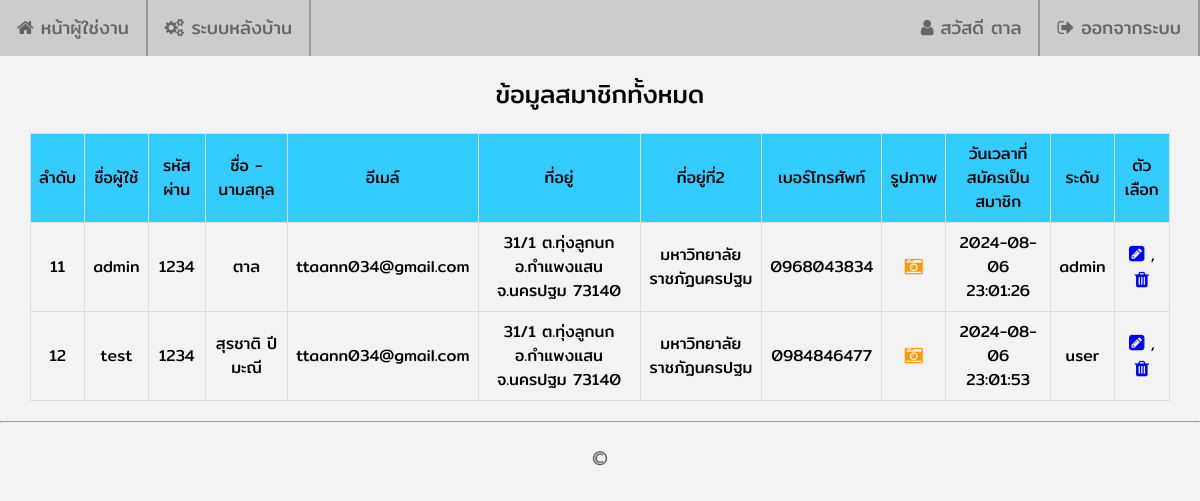
The page /admin/member.php (signed in) on the database as committed earlier.
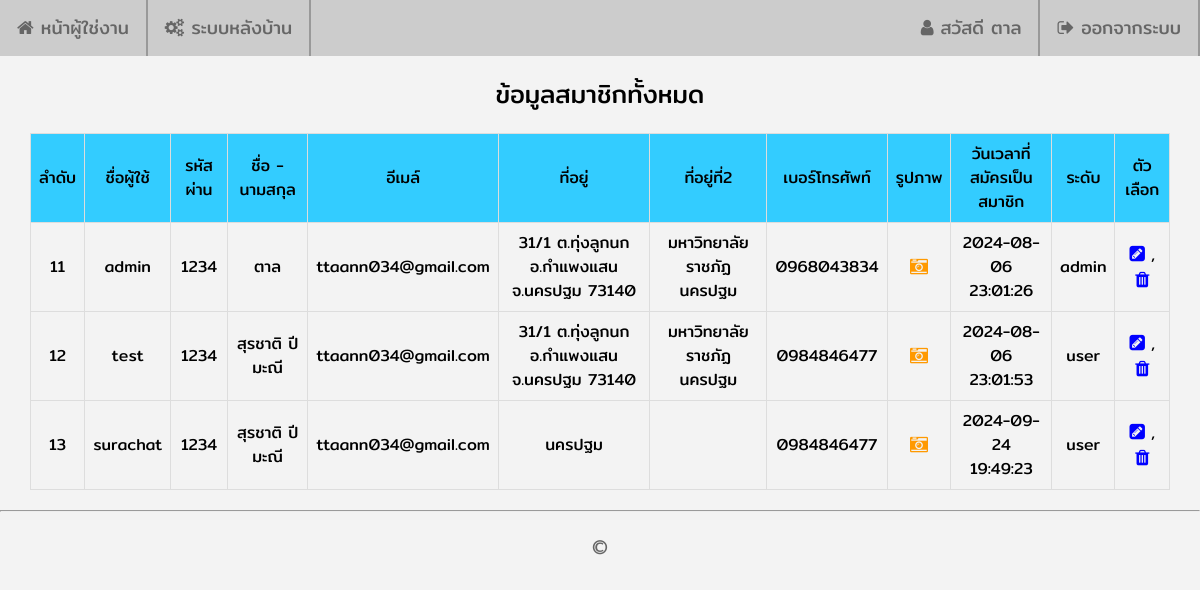
The same page on the database as committed later.
### tables this page shows
CREATE TABLE `member` (
  `member_id` int(10) NOT NULL,
  `member_username` varchar(30) NOT NULL,
  `member_password` varchar(30) NOT NULL,
  `member_name` varchar(100) NOT NULL,
  `member_email` varchar(100) NOT NULL,
  `member_address` text NOT NULL,
  `member_address2` text NOT NULL,
  `member_tel` varchar(10) NOT NULL,
  `member_img` text NOT NULL,
  `member_date` datetime NOT NULL,
  `member_level` enum('user','admin') NOT NULL DEFAULT 'user'
);

### admin/member.php (the view, shortened to what this page needs)
<?php
    require_once('../connections/mysqli.php');
    $strSQL2 = "SELECT * FROM member";
    $objQuery2 = mysqli_query($Connection,$strSQL2);
?>
<!DOCTYPE html>
<html lang="en">
<head>
  <link rel="stylesheet" href="https://cdnjs.cloudflare.com/ajax/libs/font-awesome/4.7.0/css/font-awesome.min.css">
  <link rel="stylesheet" type="text/css" href="../assets/css/body.css">
  <link rel="stylesheet" type="text/css" href="../assets/css/navigationbar.css">
  <link rel="stylesheet" type="text/css" href="../assets/css/shop.css">
</head>
<body>
  <?php include '../includes/navbar_admin.php';?>
  <div class="shop_div_10">
    <span class="shop_span_7_2">ข้อมูลสมาชิกทั้งหมด</span>
    <table class="shop_table_1">
      <tr>
        <td bgcolor="#33CCFF">ลำดับ</td>
        <td bgcolor="#33CCFF">ชื่อผู้ใช้</td>
        <td bgcolor="#33CCFF">รหัสผ่าน</td>
        <td bgcolor="#33CCFF">ชื่อ - นามสกุล</td>
        <td bgcolor="#33CCFF">อีเมล์</td>
        <td bgcolor="#33CCFF">ที่อยู่</td>
        <td bgcolor="#33CCFF">ที่อยู่ที่2</td>
        <td bgcolor="#33CCFF">เบอร์โทรศัพท์</td>
        <td bgcolor="#33CCFF">รูปภาพ</td>
        <td bgcolor="#33CCFF">วันเวลาที่สมัครเป็นสมาชิก</td>
        <td bgcolor="#33CCFF">ระดับ</td>
        <td bgcolor="#33CCFF">ตัวเลือก</td>
      </tr>
      <?php
      while ($objResult2 = mysqli_fetch_array($objQuery2,MYSQLI_ASSOC)) {
      ?>
      <tr>
        <td><?php echo $objResult2["member_id"];?></td>
        <td><?php echo $objResult2["member_username"];?></td>
        <td><?php echo $objResult2["member_password"];?></td>
        <td><?php echo $objResult2["member_name"];?></td>
        <td><?php echo $objResult2["member_email"];?></td>
        <td><?php echo nl2br($objResult2["member_address"]);?></td>
        <td><?php echo nl2br($objResult2["member_address2"]);?></td>
        <td><?php echo $objResult2["member_tel"];?></td>
        <td><a class="shop_a_4" href="../images/member/<?php echo $objResult2["member_img"]; ?>" target="_blank"><i class="fa fa-camera-retro"></i></a></td>
        <td><?php echo $objResult2["member_date"];?></td>
        <td><?php echo $objResult2["member_level"];?></td>
        <td><a class="shop_a_3" href="member_edit.php?member_id=<?php echo $objResult2["member_id"];?>"><i class="fa fa-pencil-square"></i></a> , <a class="shop_a_3" href="JavaScript:if(confirm('คุณต้องการลบข้อมูลใช่หรือไม่')==true){window.location='member_delete.php?member_id=<?php echo $objResult2["member_id"];?>';}"><i class="fa fa-trash"></i></a></td>
      </tr>
      <?php
      }
      ?>
    </table>
  </div>
  <hr>
  <?php include '../includes/footer.php';?>
</body>
</html>

### includes/navbar_admin.php (shortened to what this page needs)
<ul>
<li><a href="../index.php"><i class="fa fa-home"></i> หน้าผู้ใช่งาน</a></li>
  <?php
  if ($_SESSION != NULL) {
  ?>
  <?php
  if ($_SESSION['member_level'] == "admin") {
  ?>
  <li><a href="index.php"><i class="fa fa-cogs"></i> ระบบหลังบ้าน</a></li>
  <?php
  }
  ?>
  <li style="float:right"><a href="../logout.php"><i class="fa fa-sign-out"></i> ออกจากระบบ</a></li>
  <li style="float:right"><a href=""><i class="fa fa-user"></i> สวัสดี  <?php echo $_SESSION["member_name"]; ?></a></li>
  <?php
  }
  ?>
</ul>

### includes/footer.php
<div class="shop_div_2">
  <span class="shop_span_2"> &copy; </span>
</div>

### assets/css/body.css (style rules this page uses)
body { font-family: mitrregular; background-color: #f3f3f3; margin-left: 0px; margin-top: 0px; margin-right: 0px; margin-bottom: 0px; }

### assets/css/navigationbar.css (style rules this page uses)
ul { list-style-type: none; margin: 0; padding: 0; overflow: hidden; background-color: #CCC; }
li { float: left; border-right: 2px solid #999; }
li a { display: block; color: #666; text-align: center; padding: 15px 17px; text-decoration: none; font-size: 18px; }

### assets/css/shop.css (style rules this page uses)
div.shop_div_2 { display: block; margin: auto; margin-top: 20px; margin-bottom: 20px; text-align: center; }
div.shop_div_10 { display: block; margin: auto; margin-top: 20px; margin-bottom: 20px; width: 95%; text-align: center; }
span.shop_span_2 { display: block; color: #666; font-size: 20px; }
span.shop_span_7_2 { display: block; color: #000; font-size: 25px; margin-bottom: 20px; }
a.shop_a_3:link, a.shop_a_3:visited, a.shop_a_3:hover, a.shop_a_3:active { color: #0000FF; text-decoration: none; font-size: 18px; }
a.shop_a_4:link, a.shop_a_4:visited, a.shop_a_4:hover, a.shop_a_4:active { color: #FF9900; text-decoration: none; font-size: 18px; }
table.shop_table_1 { border-collapse: collapse; width: 100%; text-align: center; }
table.shop_table_1 tr, table.shop_table_1 td { border: 1px solid #ddd; padding: 8px; font-size: 16px; }

Rows that differ between the two databases and show on the page:
added member: member_id "13", member_username "surachat", member_password "1234", member_name "สุรชาติ ปีมะณี", member_email "ttaann034@gmail.com", member_address "นครปฐม", member_tel "0984846477", member_date "2024-09-24 19:49:23", member_level "user"
